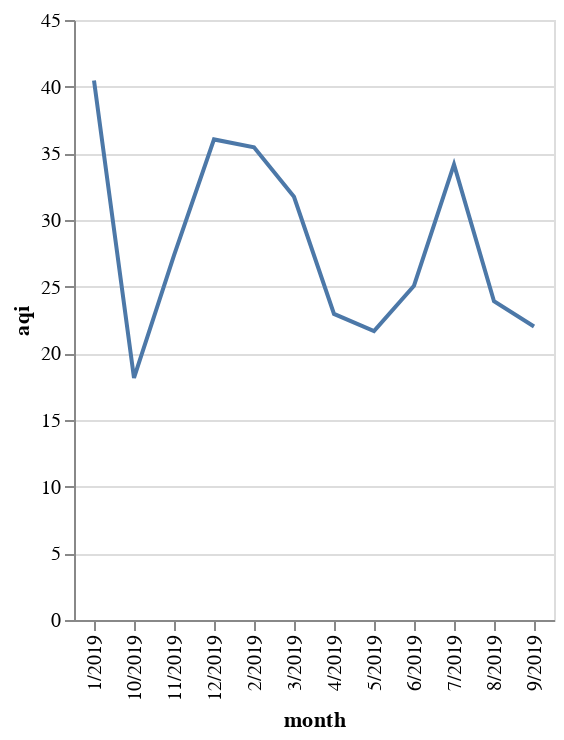

The cell this chart's notebook holds for it:
### Code cell
pm25a_2020 = pd.read_csv("../../data/final/epa_air_params/pm25a_2020_avg_df.csv")
alt.Chart(pm25a_2019).mark_line().encode(
    x="month",
    y="aqi"
)

### Figure 1 — Vega-Lite specification as saved in the notebook (floating-point values rounded to 4 significant figures)
{"config": {"view": {"continuousWidth": 400, "continuousHeight": 300}}, "data": {"name": "data-6ec9f79ee096b8e24ea1f9e6db4d7980"}, "mark": "line", "encoding": {"x": {"type": "nominal", "field": "month"}, "y": {"type": "quantitative", "field": "aqi"}}, "$schema": "https://vega.github.io/schema/vega-lite/v4.8.1.json", "datasets": {"data-6ec9f79ee096b8e24ea1f9e6db4d7980": [{"month": "7/2019", "aqi": 34.17, "arithmetic_mean": 8.526, "units_of_measure": "Micrograms/cubic meter (LC)", "parameter": "Acceptable PM2.5 AQI & Speciation Mass"}, {"month": "3/2019", "aqi": 31.74, "arithmetic_mean": 7.659, "units_of_measure": "Micrograms/cubic meter (LC)", "parameter": "Acceptable PM2.5 AQI & Speciation Mass"}, {"month": "2/2019", "aqi": 35.46, "arithmetic_mean": 8.812, "units_of_measure": "Micrograms/cubic meter (LC)", "parameter": "Acceptable PM2.5 AQI & Speciation Mass"}, {"month": "6/2019", "aqi": 25.07, "arithmetic_mean": 6.03, "units_of_measure": "Micrograms/cubic meter (LC)", "parameter": "Acceptable PM2.5 AQI & Speciation Mass"}, {"month": "4/2019", "aqi": 22.95, "arithmetic_mean": 5.491, "units_of_measure": "Micrograms/cubic meter (LC)", "parameter": "Acceptable PM2.5 AQI & Speciation Mass"}, {"month": "12/2019", "aqi": 36.04, "arithmetic_mean": 8.892, "units_of_measure": "Micrograms/cubic meter (LC)", "parameter": "Acceptable PM2.5 AQI & Speciation Mass"}, {"month": "11/2019", "aqi": 27.34, "arithmetic_mean": 6.682, "units_of_measure": "Micrograms/cubic meter (LC)", "parameter": "Acceptable PM2.5 AQI & Speciation Mass"}, {"month": "5/2019", "aqi": 21.66, "arithmetic_mean": 5.188, "units_of_measure": "Micrograms/cubic meter (LC)", "parameter": "Acceptable PM2.5 AQI & Speciation Mass"}, {"month": "9/2019", "aqi": 22.01, "arithmetic_mean": 5.278, "units_of_measure": "Micrograms/cubic meter (LC)", "parameter": "Acceptable PM2.5 AQI & Speciation Mass"}, {"month": "10/2019", "aqi": 18.16, "arithmetic_mean": 4.35, "units_of_measure": "Micrograms/cubic meter (LC)", "parameter": "Acceptable PM2.5 AQI & Speciation Mass"}, {"month": "8/2019", "aqi": 23.91, "arithmetic_mean": 5.758, "units_of_measure": "Micrograms/cubic meter (LC)", "parameter": "Acceptable PM2.5 AQI & Speciation Mass"}, {"month": "1/2019", "aqi": 40.46, "arithmetic_mean": 9.833, "units_of_measure": "Micrograms/cubic meter (LC)", "parameter": "Acceptable PM2.5 AQI & Speciation Mass"}]}}
